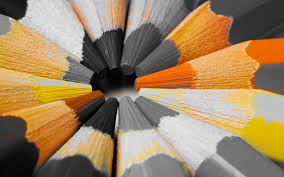
#> input picture Week 7/Day 32/images/colorful_1.jpg, 284 x 177 px
$ python masking_opencv_3.py
#> lines starting #> are read from the running program, lines starting #| are printed output that depends on the picture; after the words box and inside, x2 and y2 are one past the last pixel; in counts of white or black regions, pixels touching at a corner belong together
# 3.  Create a program to extract a circular region (e.g., the car wheel) from an image.

import cv2
import numpy as np


def extract_circular_region(image_path, center, radius):
    # Load the image
#> called with image_path = 'images/colorful_1.jpg', center = (250, 250), radius = 100
    image = cv2.imread(image_path)
#> image is the input picture: shape (177, 284, 3); mean B, G, R 98.2, 132.7, 157.8
    if image is None:
        print("Error: Image not found!")
        return

    # Create a mask with the same dimensions as the image, filled with zeros (black)
    mask = np.zeros(image.shape[:2], dtype=np.uint8)

    # Draw a white filled circle on the mask to define the region of interest
    cv2.circle(mask, center, radius, 255, -1)
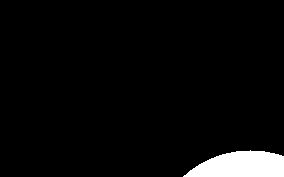
#> mask: shape (177, 284); 4.1% white; 1 white region, box (x1, y1, x2, y2) and area: (183, 150, 284, 177) 2056

    # Bitwise-AND the mask and the original image
    result = cv2.bitwise_and(image, image, mask=mask)
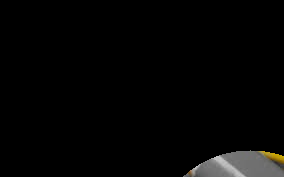
#> result: shape (177, 284, 3); mean B, G, R 4.6, 5, 5.1

    # Display the original image and the extracted circular region
    cv2.imshow("Original Image", image)
    cv2.imshow("Extracted Circular Region", result)

    cv2.waitKey(0)
    cv2.destroyAllWindows()


# Example usage
image_path = "images/colorful_1.jpg"  # Replace with your image path
center = (250, 250)  # Replace with the center of the circular region
radius = 100  # Replace with the desired radius
extract_circular_region(image_path, center, radius)
